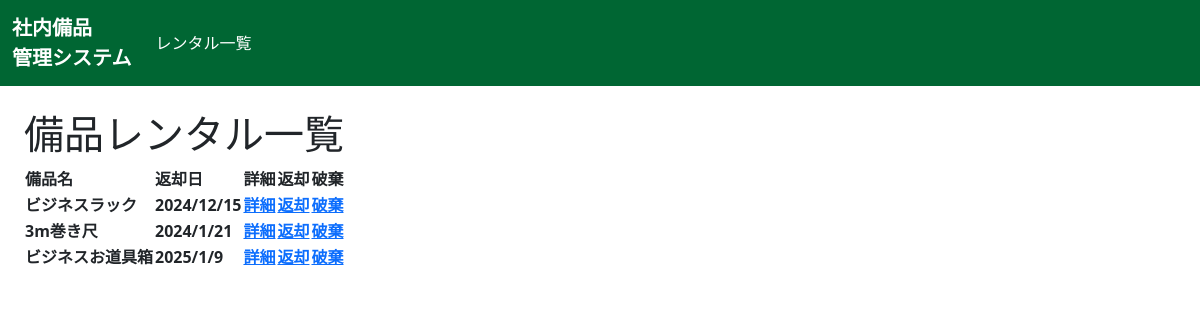
Page /supplies/rental_list/ (signed in) on the committed database.
### supplies/models.py (models this page shows, shortened)
class Lendingsupplies(models.Model):
    lend = models.IntegerField(choices=LEND)
    date = models.DateField()
    destruction = models.IntegerField(default=0, choices=LEND)
    user = models.ForeignKey('auth.User', on_delete=models.CASCADE)
    lendid = models.ForeignKey(Supplies, on_delete=models.CASCADE)

class Supplies(models.Model):
    title = models.CharField(max_length=100)
    description = models.TextField()
    thumbnail = models.ImageField(null=True, blank=True)
    category = models.CharField(
        max_length=100,
        choices = CATEGORY
    )
    tag = models.CharField(max_length=100,null=True, blank=True)
    lend = models.IntegerField(null=True, blank=True, default=0)
    allsupplies = models.IntegerField(null=True, blank=True)
    stamp = models.IntegerField(null=True, blank=True, default=0)
    borrowed = models.IntegerField(null=True, blank=True,default=0)
    user = models.ForeignKey('auth.User', on_delete=models.CASCADE,null=True, blank=True)

### supplies/views.py (the view)
# urls.py: path('supplies/rental_list/', views.Rentallist.as_view(), name='rental-list'),
class Rentallist(LoginRequiredMixin,ListView):
    model = Lendingsupplies
    template_name = 'supplies/rental_list.html'

### supplies/templates/supplies/rental_list.html (shortened to what this page needs)
{% extends 'base.html' %}
{% block h1 %} 備品レンタル一覧 {% endblock %}
{% block content %}
<table>
    <tr>
        <th>備品名</th>
        <th>返却日</th>
        <th>詳細</th>
        <th>返却</th>
        <th>破棄</th>
    </tr>
    {% for item in object_list %}
    {% if request.user.username == item.user.username %}
    {% if item.lend > 0 %}
    <tr>
        <th>{{ item.lendid.title }}</th>
        <th>{{ item.date|date:"Y/n/j" }}</th>
        <th><a href="{% url 'detail-supplies' pk=item.lendid.pk %}">詳細</a></th>
        <th><a href="{% url 'detail-supplies' pk=item.pk %}">返却</a></th>
        <th><a href="{% url 'throw-rental' pk=item.pk %}">破棄</a></th>
    </tr>
    {% endif %}
    {% endif %}
    {% endfor %}
</table>
{% endblock content %}

### rows in the picture
Lendingsupplies: lendid "ビジネスラック", date "2024/12/15"
Lendingsupplies: lendid "3m巻き尺", date "2024/1/21"
Lendingsupplies: lendid "ビジネスお道具箱", date "2025/1/9"
